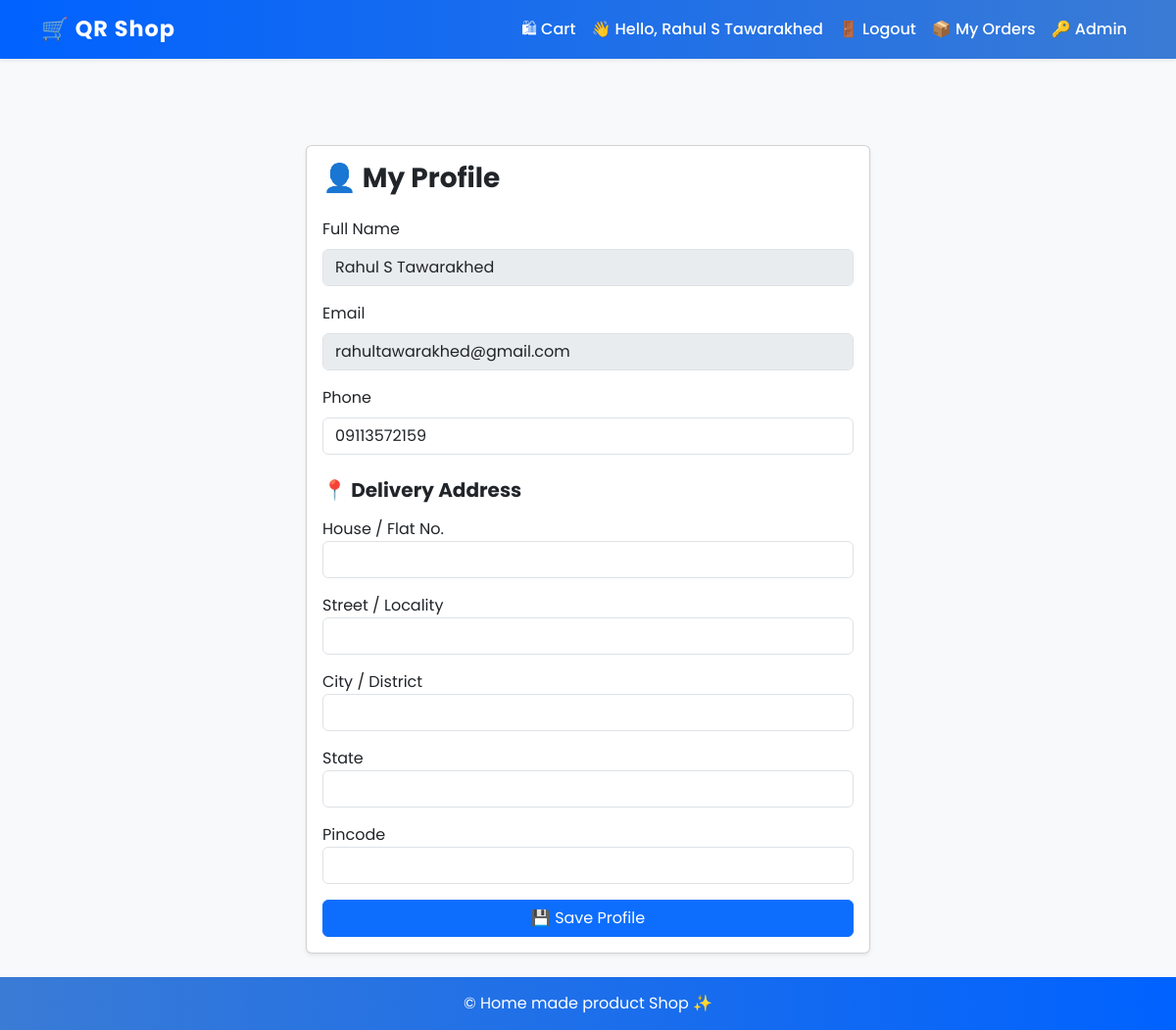
Screenshot of /profile (signed in) with the database file from the repository.
### tables this page shows
CREATE TABLE users (
            id INTEGER PRIMARY KEY AUTOINCREMENT,
            name TEXT NOT NULL,
            email TEXT UNIQUE NOT NULL,
            phone TEXT,
            password TEXT NOT NULL,   -- hashed password
            address_line1 TEXT,
            address_line2 TEXT,
            city TEXT,
            state TEXT,
            pincode TEXT,
            created_at TIMESTAMP DEFAULT CURRENT_TIMESTAMP
        , address TEXT);

### app.py (the view, shortened to what this page needs)
@app.route("/profile", methods=["GET", "POST"])
def profile():
    if "user_id" not in session:
        flash("Please login to access your profile.", "error")
        return redirect(url_for("login"))
    conn = get_db()
    cur = conn.cursor()
    user = conn.execute("SELECT * FROM users WHERE id=?", (session["user_id"],)).fetchone()
    conn.close()
    return render_template("profile.html", user=user)

### app.py (called while the page is built)
def get_db():
    conn = sqlite3.connect(DB_PATH)
    conn.row_factory = sqlite3.Row
    return conn

@app.before_request
def ensure_db():
    if not os.path.exists(DB_PATH):
        init_db()

### templates/profile.html (shortened to what this page needs)
{% extends "base.html" %}
{% block content %}
<head>
</head>
<div class="container mt-5" style="max-width:600px;">
  <div class="card shadow-sm">
    <div class="card-body">
      <h3 class="fw-bold mb-4">👤 My Profile</h3>
      <form method="post">
        <div class="mb-3">
          <label class="form-label">Full Name</label>
          <input type="text" class="form-control" value="{{ user.name }}" disabled>
        </div>
        <div class="mb-3">
          <label class="form-label">Email</label>
          <input type="email" class="form-control" value="{{ user.email }}" disabled>
        </div>
        <div class="mb-3">
          <label class="form-label">Phone</label>
          <input type="text" name="phone" class="form-control" value="{{ user.phone or '' }}">
        </div>
        <h5 class="fw-bold mt-4 mb-3">📍 Delivery Address</h5>
        <div class="mb-3">
          <label>House / Flat No.</label>
          <input type="text" name="address_line1" class="form-control" value="{{ user.address_line1 or '' }}">
        </div>
        <div class="mb-3">
          <label>Street / Locality</label>
          <input type="text" name="address_line2" class="form-control" value="{{ user.address_line2 or '' }}">
        </div>
        <div class="mb-3">
          <label>City / District</label>
          <input type="text" name="city" class="form-control" value="{{ user.city or '' }}">
        </div>
        <div class="mb-3">
          <label>State</label>
          <input type="text" name="state" class="form-control" value="{{ user.state or '' }}">
        </div>
        <div class="mb-3">
          <label>Pincode</label>
          <input type="text" name="pincode" class="form-control" value="{{ user.pincode or '' }}">
        </div>
        <button class="btn btn-primary w-100">💾 Save Profile</button>
      </form>
    </div>
  </div>
</div>
{% endblock %}

### templates/base.html (shortened to what this page needs)
<!doctype html>
<html lang="en">
<head>
  <link href="https://cdn.jsdelivr.net/npm/bootstrap@5.3.3/dist/css/bootstrap.min.css" rel="stylesheet">
</head>
<body class="d-flex flex-column min-vh-100">
  <nav class="navbar navbar-expand-lg navbar-dark bg-primary shadow-sm sticky-top">
    <div class="container">
      <a class="navbar-brand fw-bold" href="{{ url_for('index') }}">
        🛒 QR Shop
      </a>
      <div class="collapse navbar-collapse justify-content-end" id="navbarNav">
        <ul class="navbar-nav align-items-center">
          <li class="nav-item">
            <a class="nav-link" href="{{ url_for('cart_view') }}">🛍 Cart</a>
          </li>
          {% if session.get('user_id') %}
          <li class="nav-item">
            <span class="nav-link">👋 Hello, {{ session['user_name'] }}</span>
          </li>
          <li class="nav-item">
            <a class="nav-link" href="{{ url_for('logout') }}">🚪 Logout</a>
          </li>
          <li class="nav-item">
            <a class="nav-link" href="{{ url_for('my_orders') }}">📦 My Orders</a>
          </li>
          {% endif %}
          {% if session.get('admin') %}
          <li class="nav-item">
            <a class="nav-link" href="{{ url_for('admin_dashboard') }}">📊 Admin</a>
          </li>
          <li class="nav-item">
            <a class="nav-link" href="{{ url_for('admin_logout') }}">🚪 Admin Logout</a>
          </li>
          {% else %}
          <li class="nav-item">
            <a class="nav-link" href="{{ url_for('admin_login') }}">🔑 Admin</a>
          </li>
          {% endif %}
        </ul>
      </div>
    </div>
  </nav>
  <main class="container my-4 flex-grow-1">
    {% block content %}{% endblock %}
  </main>
  <footer>
    &copy; {{ datetime.utcnow().year if datetime else '' }} Home made product Shop ✨
  </footer>
</body>
</html>

### templates/base.html (style rules this page uses)
body { font-family: 'Poppins', sans-serif; background: #f8f9fb; color: #333; }
.navbar { background: linear-gradient(90deg, #0062ff, #3a7bd5); }
.navbar-brand { font-weight: 700; font-size: 1.4rem; letter-spacing: 1px; }
.nav-link { color: #fff !important; font-weight: 500; transition: all 0.3s ease-in-out; }
footer { background: linear-gradient(90deg, #3a7bd5, #0062ff); color: #fff; padding: 15px; text-align: center; margin-top: auto; }

### rows the page displays
users: user_name "Rahul S Tawarakhed", name "Rahul S Tawarakhed", email "rahultawarakhed@gmail.com", phone "09113572159"
